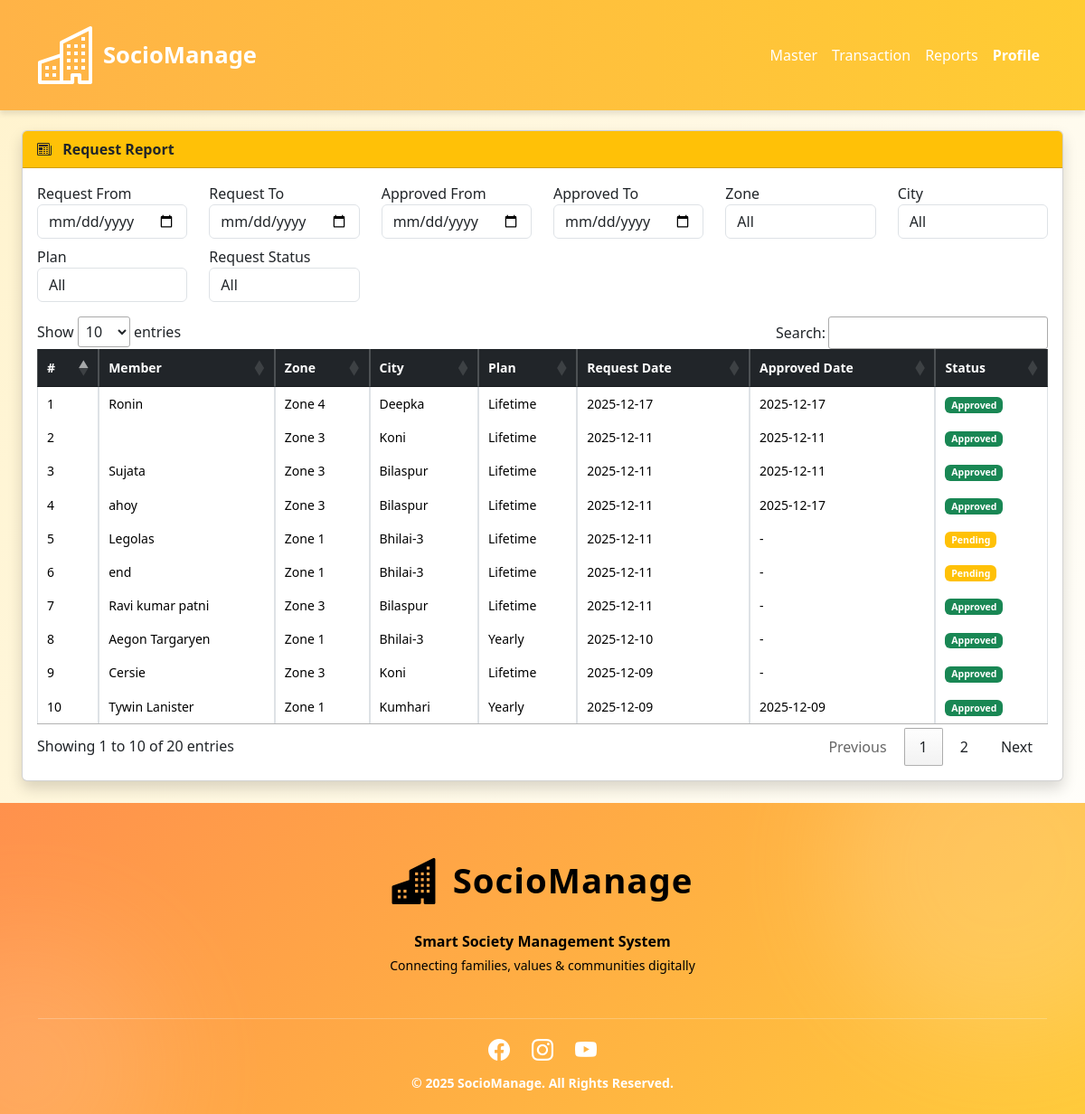
The page /reportRequest.php (signed in) on the database its author committed.
### tables this page shows
CREATE TABLE IF NOT EXISTS `sens_requests` (
  `request_id` int NOT NULL AUTO_INCREMENT,
  `member_id` int NOT NULL,
  `status` enum('pending','approved','rejected') DEFAULT 'pending',
  `request_date` datetime DEFAULT CURRENT_TIMESTAMP,
  `approved_date` datetime DEFAULT NULL,
  `created_by` varchar(100) DEFAULT NULL,
  PRIMARY KEY (`request_id`)
);

CREATE TABLE IF NOT EXISTS `sens_members` (
  `member_id` int NOT NULL AUTO_INCREMENT,
  `user_id` int NOT NULL,
  `zone_id` int NOT NULL,
  `city_id` int NOT NULL,
  `plan_id` int NOT NULL,
  `gender` varchar(20) NOT NULL,
  `dob` date NOT NULL,
  `membership_start` date DEFAULT NULL,
  `membership_end` date DEFAULT NULL,
  `phone` text NOT NULL,
  `address` text,
  `photo` varchar(255) DEFAULT 'default.png',
  `created_at` timestamp NULL DEFAULT CURRENT_TIMESTAMP,
  `fullname` text NOT NULL,
  `balance_amount` float NOT NULL,
  `created_by` varchar(100) DEFAULT NULL,
  `business` text NOT NULL,
  `education` text NOT NULL,
  `mstatus` int NOT NULL DEFAULT '1',
  PRIMARY KEY (`member_id`),
  KEY `user_id` (`user_id`),
  KEY `zone_id` (`zone_id`),
  KEY `city_id` (`city_id`),
  KEY `plan_id` (`plan_id`)
);

CREATE TABLE IF NOT EXISTS `sens_zones` (
  `zone_id` int NOT NULL AUTO_INCREMENT,
  `zone_name` varchar(100) NOT NULL,
  `zstatus` int NOT NULL DEFAULT '1',
  `created_by` varchar(100) DEFAULT NULL,
  PRIMARY KEY (`zone_id`),
  UNIQUE KEY `name` (`zone_name`)
);

CREATE TABLE IF NOT EXISTS `sens_cities` (
  `city_id` int NOT NULL AUTO_INCREMENT,
  `zone_id` int NOT NULL,
  `city_name` varchar(100) NOT NULL,
  `cstatus` int NOT NULL DEFAULT '1',
  `created_by` varchar(20) NOT NULL,
  PRIMARY KEY (`city_id`),
  KEY `zone_id` (`zone_id`)
);

CREATE TABLE IF NOT EXISTS `sens_plans` (
  `plan_id` int NOT NULL AUTO_INCREMENT,
  `name` varchar(50) NOT NULL,
  `price` decimal(10,2) NOT NULL,
  `duration_days` int DEFAULT NULL,
  `created_by` varchar(100) DEFAULT NULL,
  PRIMARY KEY (`plan_id`)
);

### reportRequest.php (the view, shortened to what this page needs)
<?php
if(isset($_SESSION["uname"]) && $_SESSION["utype"]=='admin')
{
include("header.php");
include("connectdb.php");
?>
<link rel="stylesheet" href="https://cdn.datatables.net/1.13.6/css/jquery.dataTables.min.css">
<main>
<div class="d-flex flex-column flex-lg-row">
    <div class="flex-grow-1 p-4">
        <div class="card shadow">
            <div class="card-header bg-warning fw-bold text-dark d-flex justify-content-between align-items-center">
                <span><i class="bi bi-newspaper me-2"></i> Request Report</span>
            </div>
<div class="card-body">
    <div class="table-responsive mobile-table">
<div class="row mb-3">
<div class="col-md-2">
    <label>Request From</label>
    <input type="date" id="reqs" class="form-control">
</div>
<div class="col-md-2">
    <label>Request To</label>
    <input type="date" id="reqt" class="form-control">
</div>
<div class="col-md-2">
    <label>Approved From</label>
    <input type="date" id="apps" class="form-control">
</div>
<div class="col-md-2">
    <label>Approved To</label>
    <input type="date" id="appt" class="form-control">
</div>
<div class="col-md-2">
    <label>Zone</label>
    <select id="zoer" class="form-control">
        <option value="">All</option>
    </select>
</div>
<div class="col-md-2">
    <label>City</label>
    <select id="cityr" class="form-control">
        <option value="">All</option>
    </select>
</div>
<div class="col-md-2 mt-2">
    <label>Plan</label>
    <select id="planr" class="form-control">
        <option value="">All</option>
    </select>
</div>
<div class="col-md-2 mt-2">
    <label>Request Status</label>
    <select id="statusr" class="form-control">
        <option value="">All</option>
    </select>
</div>
</div>
              <table id="myReqTable" class="table table-bordered table-hover align-middle">
<thead class="table-dark">
<tr>
    <th>#</th>
     <th>Member</th>
    <th>Zone</th>
    <th>City</th>
    <th>Plan</th>
    <th>Request Date</th>
    <th>Approved Date</th>
    <th>Status</th>
</tr>
</thead>
<tbody>
<?php
$i=1;
$q = mysqli_query($con,"
SELECT
r.*,
m.fullname,
z.zone_name,
c.city_name,
p.name
FROM sens_requests r
JOIN sens_members m ON r.member_id = m.member_id
LEFT JOIN sens_zones z ON m.zone_id = z.zone_id
LEFT JOIN sens_cities c ON m.city_id = c.city_id
LEFT JOIN sens_plans p ON m.plan_id = p.plan_id
ORDER BY r.request_id DESC
");
while($row=mysqli_fetch_assoc($q)){
?>
<tr>
    <td><?= $i++ ?></td>
    <td><?= htmlspecialchars($row['fullname']) ?></td>
    <td><?= $row['zone_name'] ?></td>
    <td><?= $row['city_name'] ?></td>
    <td><?= $row['name'] ?></td>
    <td><?= date("Y-m-d",strtotime($row['request_date'])) ?></td>
    <td><?= $row['approved_date'] ? date("Y-m-d",strtotime($row['approved_date'])) : '-' ?></td>
    <td>
        <span class="badge <?= $row['status']=='approved'?'bg-success':'bg-warning' ?>">
            <?= ucfirst($row['status']) ?>
        </span>
    </td>
</tr>
<?php } ?>
</tbody>
</table>
            </div>
        </div>
      </div>
    </div>
</div>
</main>
<?php
include("footer.php");
}else{
    include("index.php");
}
?>

### style.css (style rules this page uses)
main { min-height: 500px; margin-top: 120px; }
body { background-color: #fff9e6; }
:root { --orange:#ff9800; --yellow:#ffc107; --cream:#fff3cd; --red:#dc3545; --green:#198754; }
body { background: linear-gradient(120deg, var(--cream), #fff); }
.mobile-table { overflow-x: auto; -webkit-overflow-scrolling: touch; width: 100%; }
table { min-width: 500px; }
td, th { white-space: normal !important; word-wrap: break-word; font-size: 14px; }

### header.php (style rules this page uses)
html, body { max-width: 100%; overflow-x: hidden !important; }

### rows shown on the page
sens_requests: member.fullname "Ronin", sens_zones.zone_name "Zone 4", sens_cities.city_name "Deepka", sens_plans.name "Lifetime", request_date "2025-12-17", approved_date "2025-12-17", status "Approved"
sens_requests: sens_zones.zone_name "Zone 3", sens_cities.city_name "Koni", sens_plans.name "Lifetime", request_date "2025-12-11", approved_date "2025-12-11", status "Approved"
sens_requests: member.fullname "Sujata", sens_zones.zone_name "Zone 3", sens_cities.city_name "Bilaspur", sens_plans.name "Lifetime", request_date "2025-12-11", approved_date "2025-12-11", status "Approved"
sens_requests: member.fullname "ahoy", sens_zones.zone_name "Zone 3", sens_cities.city_name "Bilaspur", sens_plans.name "Lifetime", request_date "2025-12-11", approved_date "2025-12-17", status "Approved"
sens_requests: member.fullname "Legolas", sens_zones.zone_name "Zone 1", sens_cities.city_name "Bhilai-3", sens_plans.name "Lifetime", request_date "2025-12-11", status "Pending"
sens_requests: member.fullname "end", sens_zones.zone_name "Zone 1", sens_cities.city_name "Bhilai-3", sens_plans.name "Lifetime", request_date "2025-12-11", status "Pending"
sens_requests: member.fullname "Ravi kumar patni", sens_zones.zone_name "Zone 3", sens_cities.city_name "Bilaspur", sens_plans.name "Lifetime", request_date "2025-12-11", status "Approved"
sens_requests: member.fullname "Aegon Targaryen", sens_zones.zone_name "Zone 1", sens_cities.city_name "Bhilai-3", sens_plans.name "Yearly", request_date "2025-12-10", status "Approved"
sens_requests: member.fullname "Cersie", sens_zones.zone_name "Zone 3", sens_cities.city_name "Koni", sens_plans.name "Lifetime", request_date "2025-12-09", status "Approved"
sens_requests: member.fullname "Tywin Lanister", sens_zones.zone_name "Zone 1", sens_cities.city_name "Kumhari", sens_plans.name "Yearly", request_date "2025-12-09", approved_date "2025-12-09", status "Approved"
